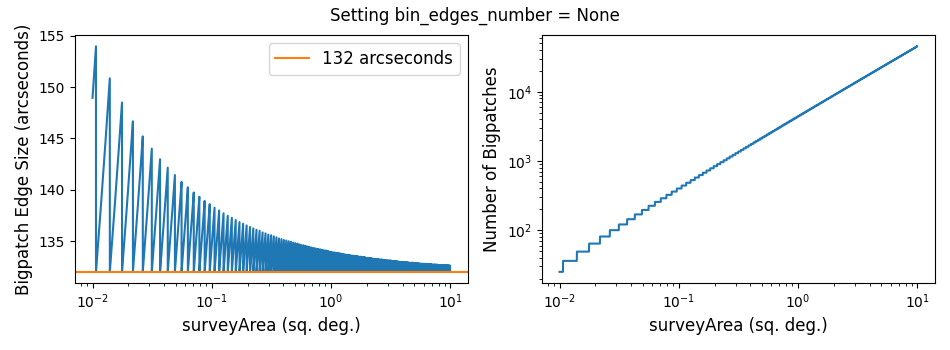

Generate this figure with Python:
# Code for generating figure at the end of bin_edges_number.md

import numpy as np
import matplotlib.pyplot as plt

surveyArea_arr = np.logspace(-2, 1, int(1e4))
edge_size_arr = []
bin_number_arr = []

for surveyArea in surveyArea_arr:
    radius = np.sqrt(surveyArea / np.pi)  # degrees
    bin_edges_number = max(int(60 * 2 * radius) + 1, 3)
    bin_number = (bin_edges_number - 2)**2.
    edge_size = 2 * 3600 * (1.1 * radius - -1.1 * radius) / (bin_edges_number - 1)

    edge_size_arr.append(edge_size)
    bin_number_arr.append(bin_number)

fig, ax = plt.subplots(1, 2, figsize=(9.5, 3.5))
ax[0].plot(surveyArea_arr, edge_size_arr)
ax[0].set_xlabel('surveyArea (sq. deg.)', fontsize=12)
ax[0].set_ylabel('Bigpatch Edge Size (arcseconds)', fontsize=12)
ax[0].set_xscale('log')
ax[0].axhline(132, label='132 arcseconds', c='C01')
ax[0].legend(fontsize=12)

ax[1].plot(surveyArea_arr, bin_number_arr)
ax[1].set_xlabel('surveyArea (sq. deg.)', fontsize=12)
ax[1].set_ylabel('Number of Bigpatches', fontsize=12)
ax[1].set_xscale('log')
ax[1].set_yscale('log')

fig.suptitle('Setting bin_edges_number = None', fontsize=12)
fig.tight_layout()
fig.subplots_adjust(top=.9)

fig.savefig('bin_edges_number.png')
